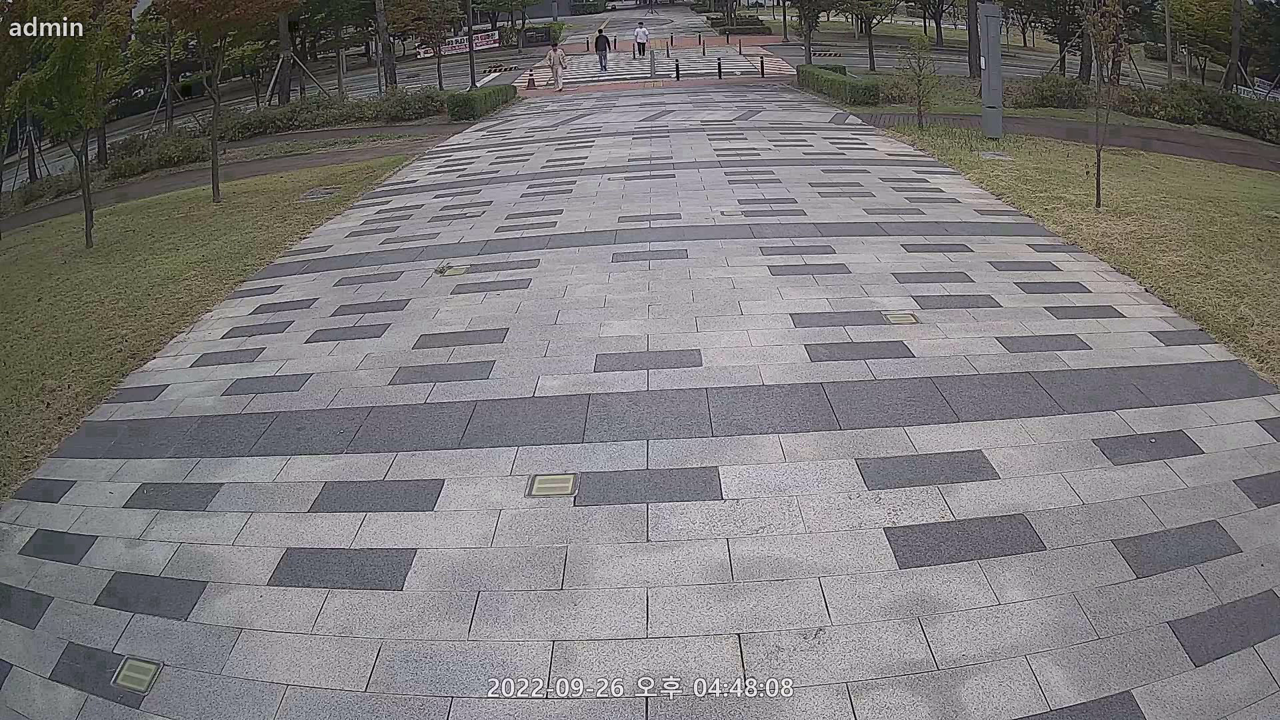
#> input picture whatxx/sample/ceiling2.png, 1280 x 720 px, found by its file name
$ python whatxx12.py
#> lines starting #> are read from the running program, lines starting #| are printed output that depends on the picture
#https://medium.com/@conghung43/image-projective-transformation-with-opencv-python-f0028aaf2b6d
#copyto: https://deep-learning-study.tistory.com/104

import cv2 as cv2
import numpy as np

def transform_polygon(H, poly_dict):
    """
    H : 3x3 matrix
    poly_dict : {"tl": [x1, y1], ...}

    new_poly_dict : {"tl": [H(x1, y1)], ...}
    """
    new_poly_dict = {}
    for pos, old_p in poly_dict.items():
        new_p = np.matmul(H, np.array(old_p + [1]))
        new_poly_dict[pos] = [int(new_p[0] / new_p[2]), int(new_p[1] / new_p[2])]
    return new_poly_dict


def rectangle_to_polygon(corners):
    xmin, ymin, xmax, ymax = corners
    poly_dict = {
        "tl": [xmin, ymin],
        "tr": [xmax, ymin],
        "br": [xmax, ymax],
        "bl": [xmin, ymax]
    }
    return poly_dict


# This function will get click pixel coordinate that source image will be pasted to destination image
def get_paste_position(event, x, y, flags, paste_coordinate_list):
    cv2.imshow('collect coordinate', img_dest_copy)
    if event == cv2.EVENT_LBUTTONUP:
    # Draw circle right in click position
        cv2.circle(img_dest_copy, (x, y), 2, (0, 0, 255), -1)
        # Append new clicked coordinate to paste_coordinate_list
        paste_coordinate_list.append([x, y])

def mouse_handler(event, x, y, flasgs, data):
    if event== cv2.EVENT_LBUTTONDOWN:
        cv2.circle(data['im'], (x,y),3,(0,0,255), -1)
        cv2.imshow('image', data['im'])

        if len(data['points']) < 4 :
            data['points'].append([x,y])


def get_four_points(im):
    data = {}
    data['im'] = im.copy()
    data['points'] = []
    cv2.imshow('image', im)
    cv2.setMouseCallback('image', mouse_handler, data)

    cv2.waitKey(10000)
    # [4 lines of commented-out code are left out]

    points = np.array(data['points'], dtype=float)

    print(points)

    return points


if __name__ == '__main__':
    # Read source image
    img_ceiling = cv2.imread('./data/sample/ceiling2.png', cv2.IMREAD_COLOR)
#> img_ceiling is the input picture: shape (720, 1280, 3); mean B, G, R 122.5, 121.9, 124.3
    # img_ceiling = cv2.resize(img_ceiling, (1280, 720))
    h, w, c = img_ceiling.shape
#> h = 720; w = 1280; c = 3

    img_angle = cv2.imread('./data/sample/angle2.png', cv2.IMREAD_COLOR)
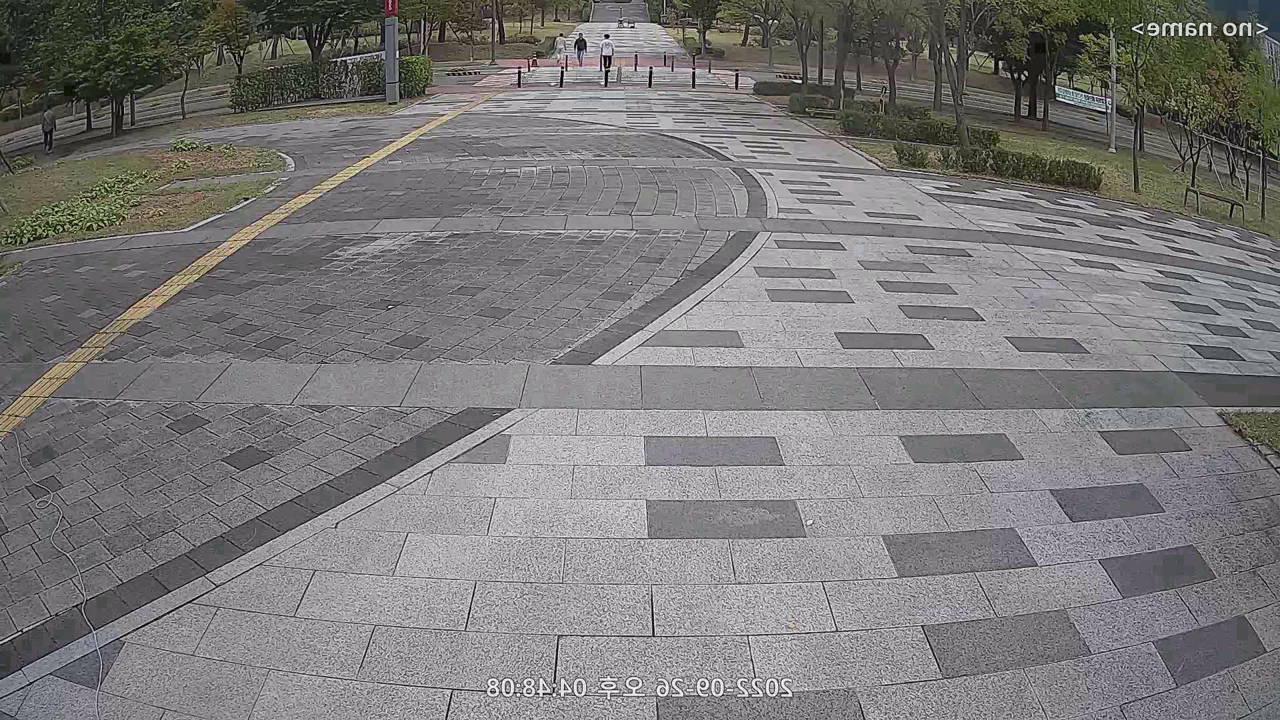
#> input picture whatxx/sample/angle2.png, 1280 x 720 px, found by its file name
#> img_angle is the input picture: shape (720, 1280, 3); mean B, G, R 122.1, 121.7, 124.1
    # img_angle = cv2.resize(img_angle, (1280, 720))


    c_pts1 = np.float32([[613, 18], [86, 416], [701, 14],
                         [1231, 356]])  # 돼지우리 땅바닥 좌표 [[left,top], [left,bottom], [right, top], [right, bottom]]
    c_pts2 = np.float32([[0, 0], [0, 720], [1280, 0], [1280, 720]])  # 이미지 전체 크기
    c_H = cv2.getPerspectiveTransform(c_pts1, c_pts2)
    img_top_ceil = cv2.warpPerspective(img_ceiling, c_H, (1280, 720))
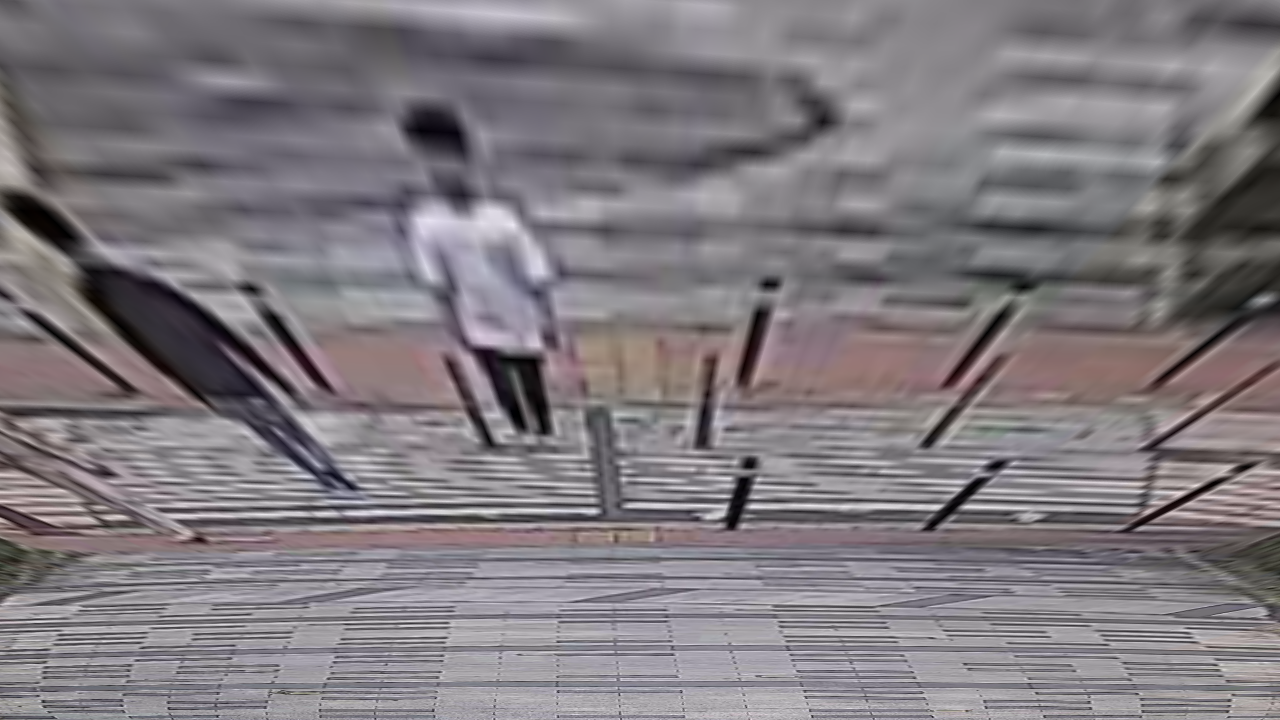
#> img_top_ceil: shape (720, 1280, 3); mean B, G, R 126.4, 121.7, 127.2

    a_pts1 = np.float32([[585, 21], [94, 357], [659, 27],
                         [1158, 367]])  # 돼지우리 땅바닥 좌표 [[left,top], [left,bottom], [right, top], [right, bottom]]
    a_pts2 = np.float32([[0, 0], [0, 720], [1280, 0], [1280, 720]])  # 이미지 전체 크기
    a_H = cv2.getPerspectiveTransform(a_pts1, a_pts2)
    img_top_angle = cv2.warpPerspective(img_angle, a_H, (1280, 720))
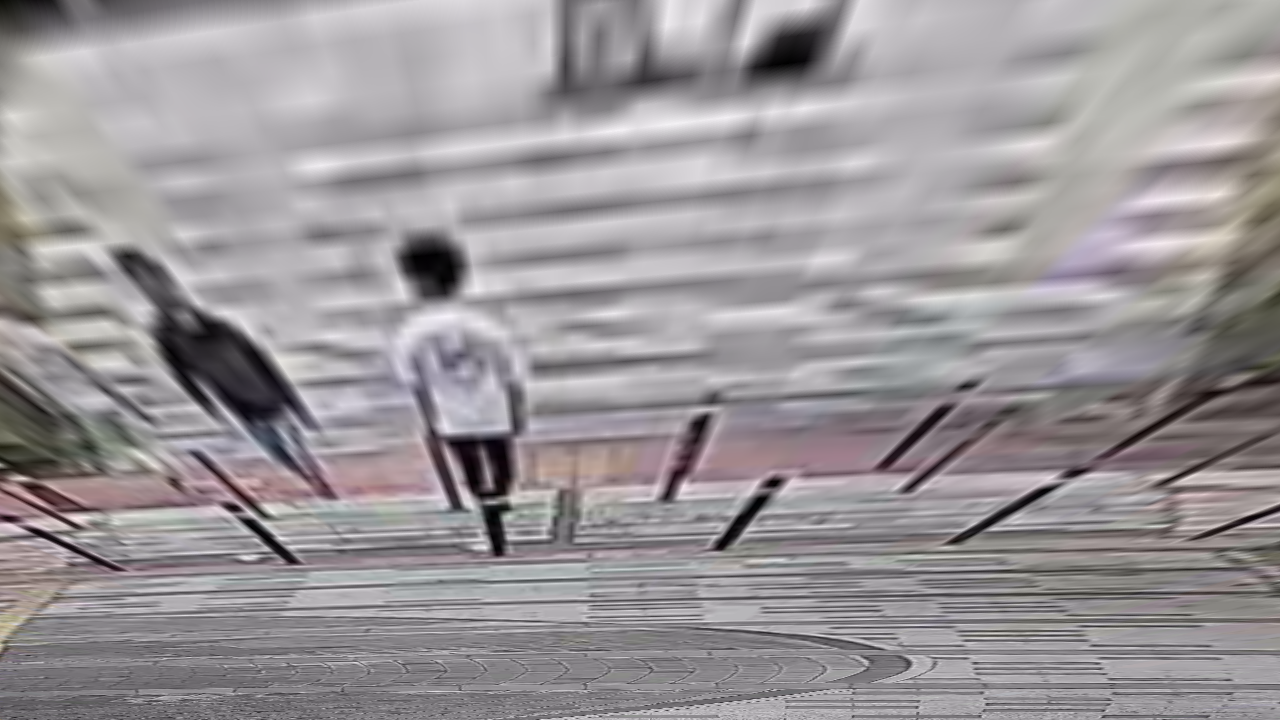
#> img_top_angle: shape (720, 1280, 3); mean B, G, R 152.2, 149.5, 153.9


    # c_top_pts = np.float32([[3, 414], [0, 530], [1279, 412], [1276, 522]])  # 돼지우리 땅바닥 좌표 [[left,top], [left,bottom], [right, top], [right, bottom]]
    # a_top_pts = np.float32([[4, 518], [3, 582], [1273, 472], [1275, 535]])  # 돼지우리 땅바닥 좌표 [[left,top], [left,bottom], [right, top], [right, bottom]]
    # a_top_pts = np.float32([[2, 571], [4, 518], [1266, 539], [1265, 468]])  # 돼지우리 땅바닥 좌표 [[left,top], [left,bottom], [right, top], [right, bottom]]

    c_top_pts = np.float32([[19, 416], [6, 716], [1146, 404], [1275, 708]])  # 돼지우리 땅바닥 좌표 [[left,top], [left,bottom], [right, top], [right, bottom]]
    a_top_pts = np.float32([[5, 566], [9, 142], [1269, 527], [1274, 69]])  # 돼지우리 땅바닥 좌표 [[left,top], [left,bottom], [right, top], [right, bottom]]

    ca_H = cv2.getPerspectiveTransform(c_top_pts, a_top_pts)
    ac_H = cv2.getPerspectiveTransform(a_top_pts, c_top_pts)

    # [8 lines of commented-out code are left out]
    ceil_pig = [550, 41, 563, 84] #진호

    ceil_to_topceil = transform_polygon(c_H, rectangle_to_polygon(
        ceil_pig))  # BB [626.22114081 185.16983677 742.21929358 328.59193591] #xmin, ymin, xmax, ymax
    top_ceil_to_top_angled = transform_polygon(ca_H, ceil_to_topceil)
    top_angled_to_angled = transform_polygon(np.linalg.inv(a_H), top_ceil_to_top_angled)
    print("test: ", top_angled_to_angled)
    # img_result = cv2.rectangle(img_top_angle, (35, 375), (206, 511), (0, 255, 0), 5)
    img_result = cv2.rectangle(img_angle, (-8731, 3608), (573, 45), (0, 255, 0), 5)


    cv2.imshow('test', img_result)
    cv2.waitKey(0)
    cv2.destroyAllWindows()
